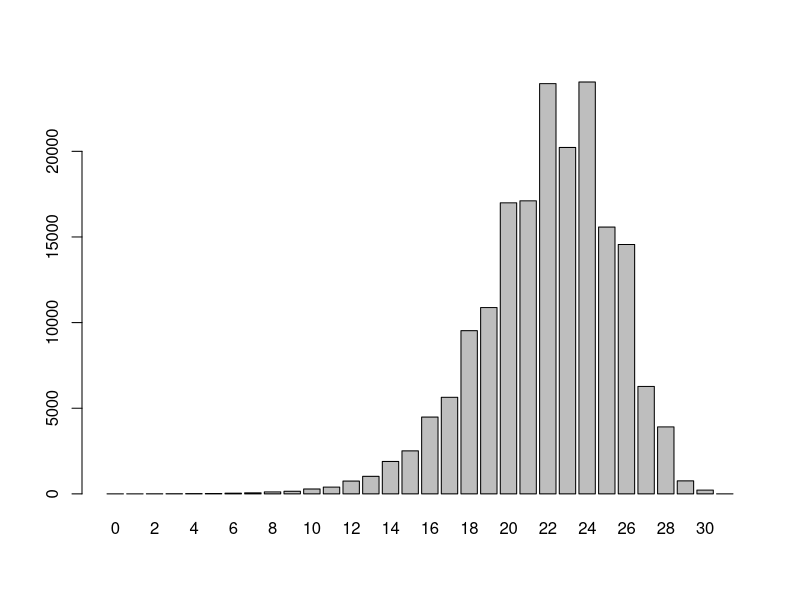
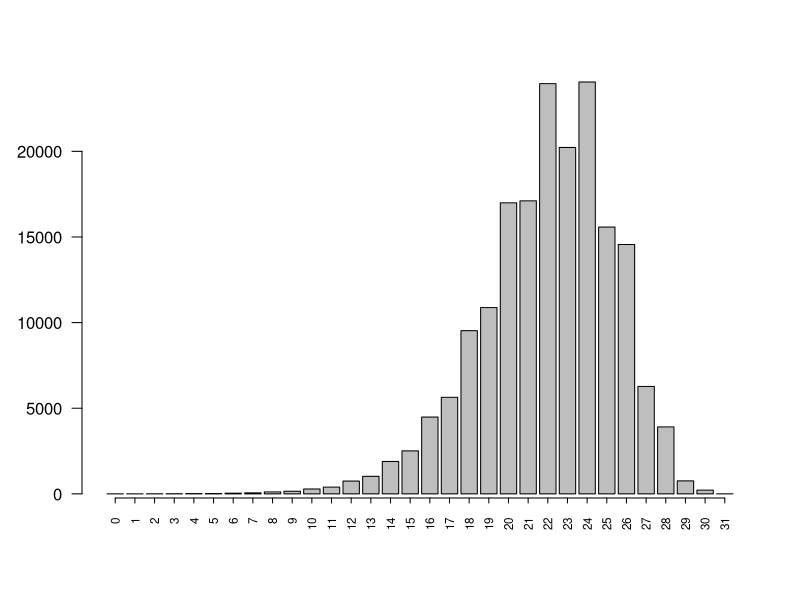

The R script that drew these images, in order:
d <- read.table('steps-from-goal.txt',
                sep=":", 
                col.names=c('id', 'name'), 
                fill=FALSE, 
                strip.white=TRUE)

mp <- barplot(d$name, names.arg=d$id, axes = TRUE)

par(cex.lab=0.7, cex.axis=0.7)

barplot(d$name, names.arg=d$id, las=2, axes = TRUE, cex.axis=1)

axis(1, at = mp, labels = rep('', 32), tcl = -0.25, cex.lab=0.7, cex.axis=0.7)
